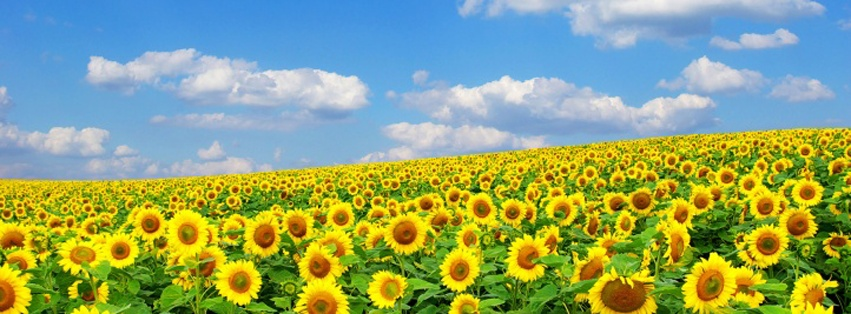
#> input picture teste.jpg, 851 x 314 px
$ python histograma.py
#> lines starting #> are read from the running program, lines starting #| are printed output that depends on the picture
from PIL import Image
import matplotlib.pyplot as plt
from pathlib import Path

# Digite o caminho completo da imagem
caminho = input("Digite o caminho completo da imagem: ").strip().strip('"')
#> the answer given: ../teste.jpg

# Verifica se a imagem existe
if not Path(caminho).is_file():
    print("Erro: imagem não encontrada.")
    exit()

# Abre a imagem
imagem = Image.open(caminho).convert("RGB")
#> imagem is the input picture: PIL image 851x314 RGB; mean R, G, B 142.5, 164.5, 116.1

# Obtém os canais RGB
r, g, b = imagem.split()
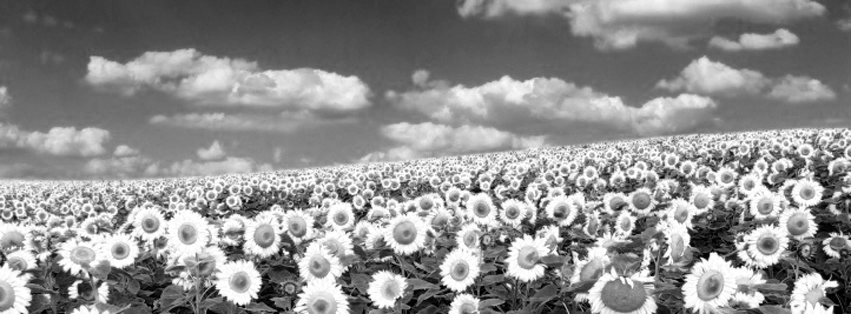
#> r: PIL image 851x314 L; min 0, max 255, mean 142.5
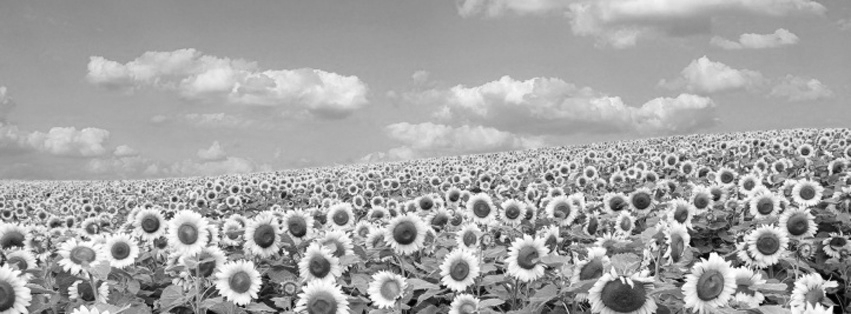
#> g: PIL image 851x314 L; min 0, max 255, mean 164.5
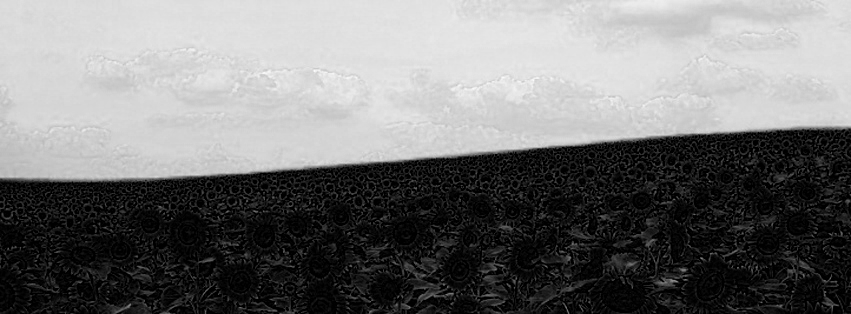
#> b: PIL image 851x314 L; min 0, max 251, mean 116.1

# Gera o histograma
plt.figure(figsize=(10, 6))

plt.hist(
    list(r.getdata()),
    bins=256,
    range=(0, 256),
    color="red",
    alpha=0.5,
    label="Vermelho (R)"
)

plt.hist(
    list(g.getdata()),
    bins=256,
    range=(0, 256),
    color="green",
    alpha=0.5,
    label="Verde (G)"
)

plt.hist(
    list(b.getdata()),
    bins=256,
    range=(0, 256),
    color="blue",
    alpha=0.5,
    label="Azul (B)"
)

plt.title("Histograma da imagem")
plt.xlabel("Intensidade dos pixels (0–255)")
plt.ylabel("Frequência")
plt.legend()
plt.grid(alpha=0.2)

# Salva o histograma na mesma pasta da imagem
saida = Path(caminho).parent / f"{Path(caminho).stem}_histograma.png"

plt.savefig(saida, dpi=300, bbox_inches="tight")
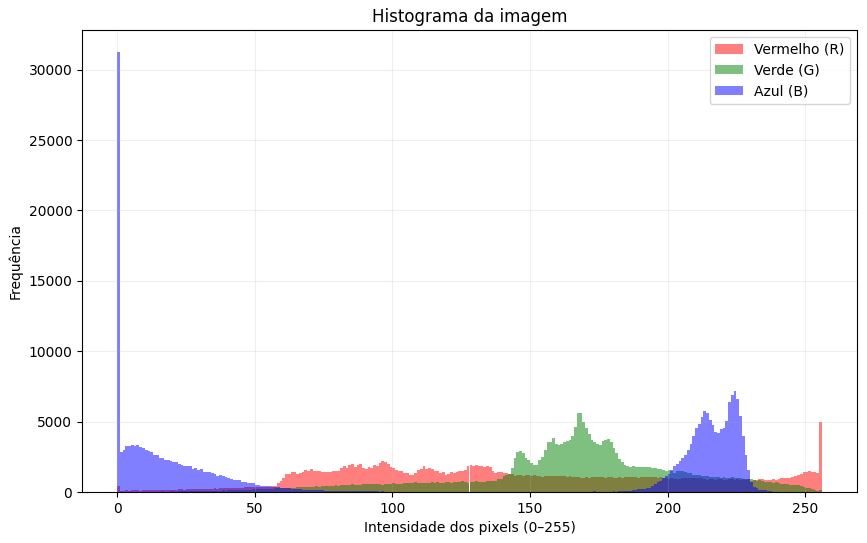
#> figure drawn by matplotlib, 1 panel; tallest bar 4998 high, from x = 255 to 256; tallest bar 5643 high, from x = 168 to 169; tallest bar 31251 high, from x = 0 to 1
plt.show()

print(f"\nHistograma salvo em: {saida}")

$ run again, on 7.png
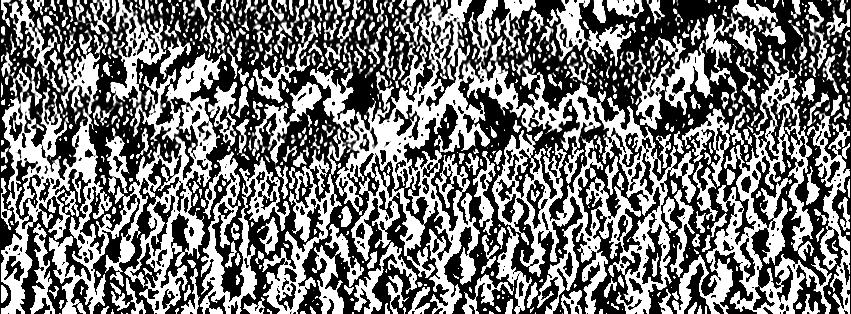
#> input picture 7.png, 851 x 314 px
#> r is the input picture: PIL image 851x314 L; min 0, max 255, mean 117.9
#> `plt.savefig(saida, dpi=300, bbox_inches="tight")`:
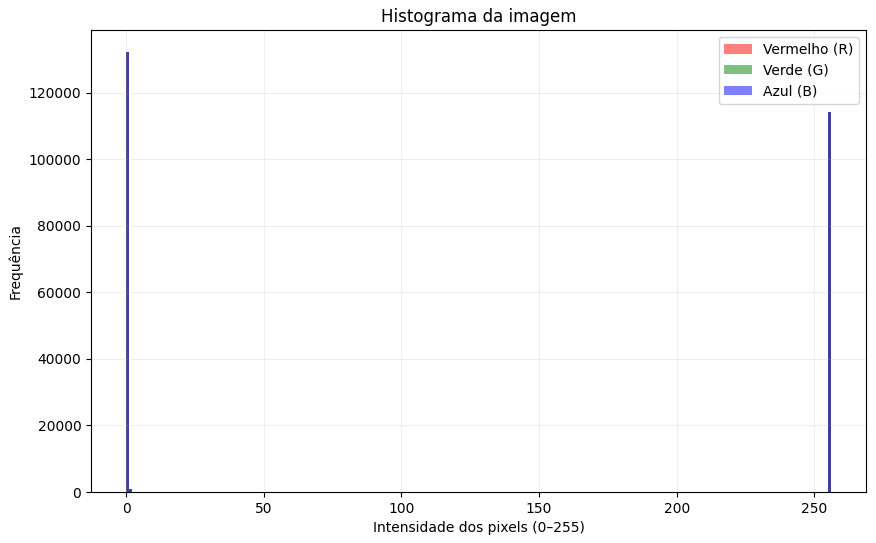
#> figure drawn by matplotlib, 1 panel; tallest bar 132308 high, from x = 0 to 1; tallest bar 132308 high, from x = 0 to 1; tallest bar 132308 high, from x = 0 to 1
